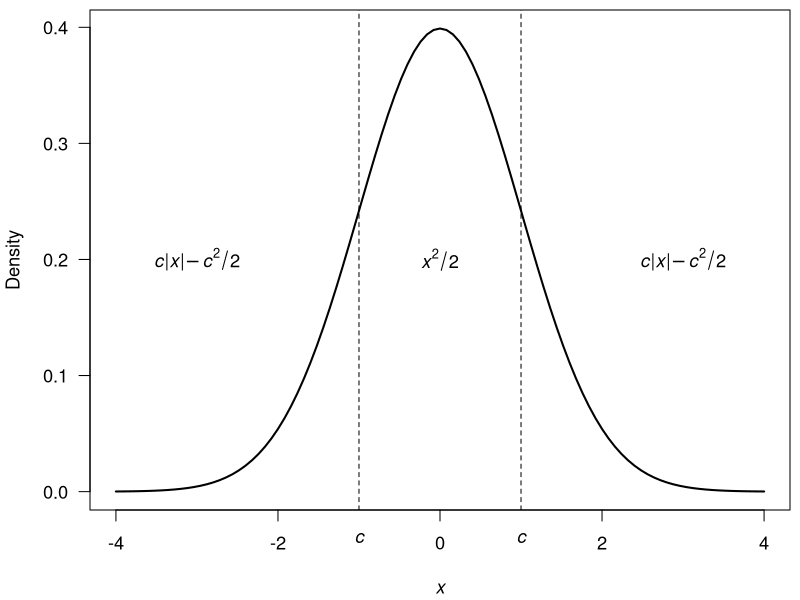

This figure's R source:
## ---- chunk 1
knitr::opts_chunk$set(echo = FALSE)
## ---- chunk 2
## covariance matrix
CC <- matrix(c(3,4,3,4,8,6,3,6,9), 3, 3)
CC
## ---- chunk 3
## Choleshky decomposition; `chol()` returns t(S)
SS <- t(chol(CC))
round(SS, 2)
## reassemble Sigma
SS %*% t(SS)
## ---- chunk 4
## set plot area
par(mai = c(0.9,0.9,0.1,0.1),
    omi = c(0, 0, 0, 0),
    cex = 1.1)
## draw normal pdf
curve(dnorm, -4, 4, las = 1, lwd = 2,
      xlab = expression(italic(x)), ylab = "Density")
abline(v = c(-1,1), lty = "dashed")
text(x = c(-1,1), y = c(-0.04, -0.04), expression(italic(c)), xpd = NA)
text(0, 0.2, expression(italic(x)^2/2))
text(x = c(-3,3), y = c(0.2, 0.2), expression(''*italic(c)*"|"*italic(x)*"|"*-italic(c)^2/2*''), xpd = NA)
